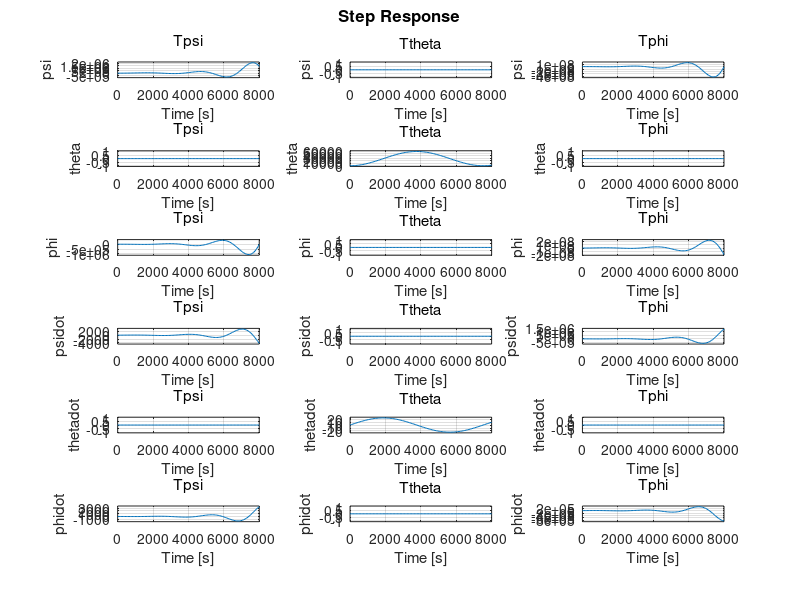
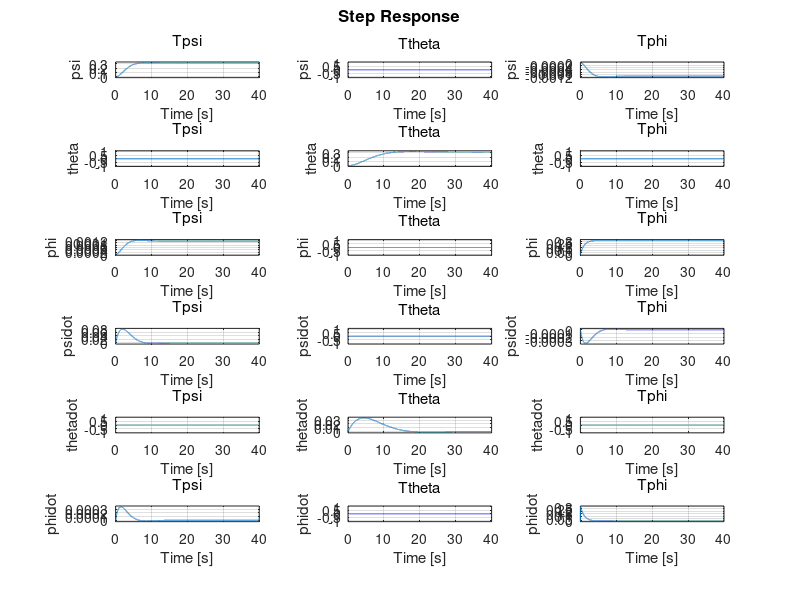

MATLAB code for these plots, in order: (Note: this script raises an error after producing the figures.)
%Attitude control of a spacecraft orbiting earth in a circular orbit
%Considering gravity gradient torque
clear all
close all
I = diag([20,50,10]);
%Linearized matrix A
temp = [zeros(3,3),eye(3)];
r = 7000; %Radius of orbit
n = sqrt(398600/r^3);
A = [temp;...
    ((I(1,1)-I(2,2))*n^2)/I(3,3),0,0,0,0,((I(1,1)-I(2,2)+I(3,3))*n)/I(3,3);...
    0,-(I(1,1)-I(3,3))*3*(n^2)/I(2,2),0,0,0,0;...
    0,0,(I(3,3)-I(2,2))*3*(n^2)/I(1,1),-n,0,0];
B = [zeros(3,3);1/I(3,3),0,0;0,1/I(2,2),0;0,0,I(1,1)];
C = eye(6);
D = 0;

states = {'psi' 'theta' 'phi' 'psidot' 'thetadot' 'phidot'};
inputs = {'Tpsi' 'Ttheta' 'Tphi'};
outputs = {'psi' 'theta' 'phi' 'psidot' 'thetadot' 'phidot'};

sys = ss(A,B,C,D,'statename',states,'inputname',inputs,'outputname',outputs)

Q = diag([10,10,10,10,10,10]);
R = eye(3);
K =lqr(sys,Q,R);
sys1 = ss(A-B*K,B,C,D,'statename',states,'inputname',inputs,'outputname',outputs);
%%
figure(1)
step(sys)
figure(2)
step(sys1)
%%Applying to nonlinear control
[t,state] = ode45(@(t,state) grav_nonlinear(t,state,K,I,B),[0 40],[3,-4,5,0,0,0]);

control = zeros(length(t),3);
for i = 1:length(t)
    control(i,:) = -K*state(i,:)';
end

figure(3)
plot(t,state(:,1:3))
legend('Yaw','Pitch','Roll')
xlabel('Time [s]')
ylabel('Angle [Degrees]')
grid on

figure(4)
plot(t,control)
title('Control Torque')
xlabel('Time [s]')
ylabel('Torque [N]')
